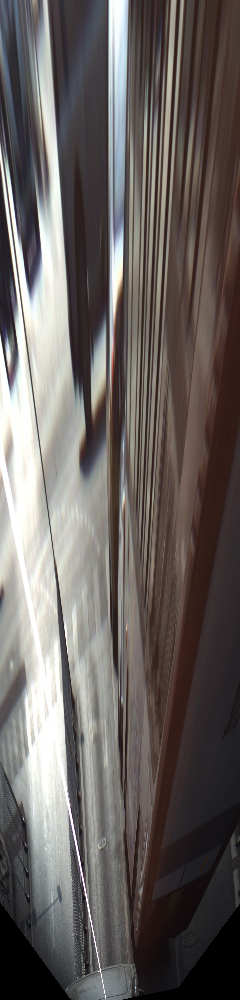
#> input picture src/modules/vision/RoadMarkingDect/postproc_lane/test1_image.png, 240 x 1000 px
$ python test.py
#> lines starting #> are read from the running program, lines starting #| are printed output that depends on the picture; after the words box and inside, x2 and y2 are one past the last pixel; in counts of white or black regions, pixels touching at a corner belong together
import cv2
import numpy as np
from postproc_lane import process_tensor

def emulate_onehot_predict(predict):
    predict = predict[:, :, 2]
    predict[predict>=250] = 0
    NCHANNELS = 12
    predict1 = np.zeros((predict.shape[0], predict.shape[1], NCHANNELS))
    for i in range(NCHANNELS):
        predict1[:, :, i][predict == i] = 1
    predict1 = np.transpose(predict1, (2, 0, 1))
    predict1 = np.ascontiguousarray(predict1)
    return predict1

# test images is scaled so that the lane width is around 5 pixel
image = cv2.imread('test1_image.png')
#> image is the input picture: shape (1000, 240, 3); mean B, G, R 95.2, 97.5, 103.6
predict = cv2.imread('test1_predict.png')
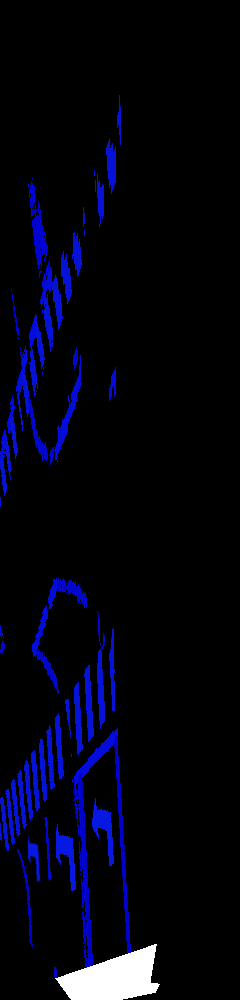
#> input picture src/modules/vision/RoadMarkingDect/postproc_lane/test1_predict.png, 240 x 1000 px
#> predict is the input picture: shape (1000, 240, 3); mean B, G, R 17.2, 4.6, 4
predict_onehot = emulate_onehot_predict(predict)
#> in emulate_onehot_predict, `predict = predict[:, :, 2]`:
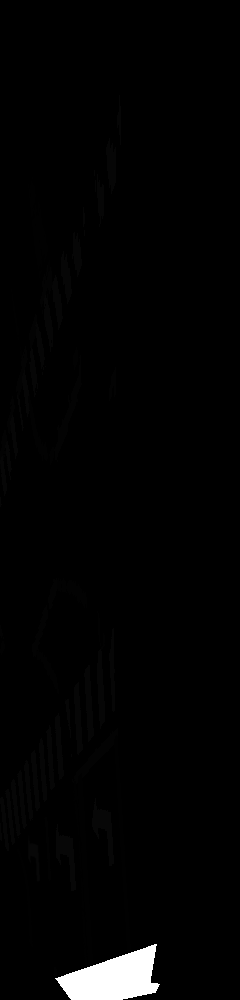
#> predict: shape (1000, 240); min 0, max 255, mean 4
#> in emulate_onehot_predict, `predict[predict>=250] = 0`:
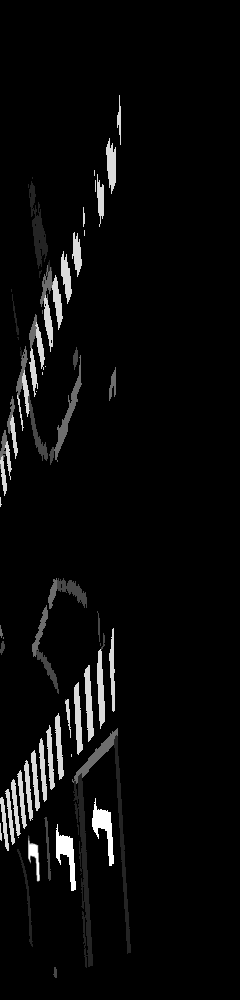
#> predict: shape (1000, 240); 1.48% of pixels changed, all inside (x1, y1, x2, y2) = (55, 944, 160, 1000); drawn with min black and max white
#> predict: shape (1000, 240, 3)

process_tensor(image, predict_onehot)
#> (this line was passed over: postproc_lane is not available in this run)
